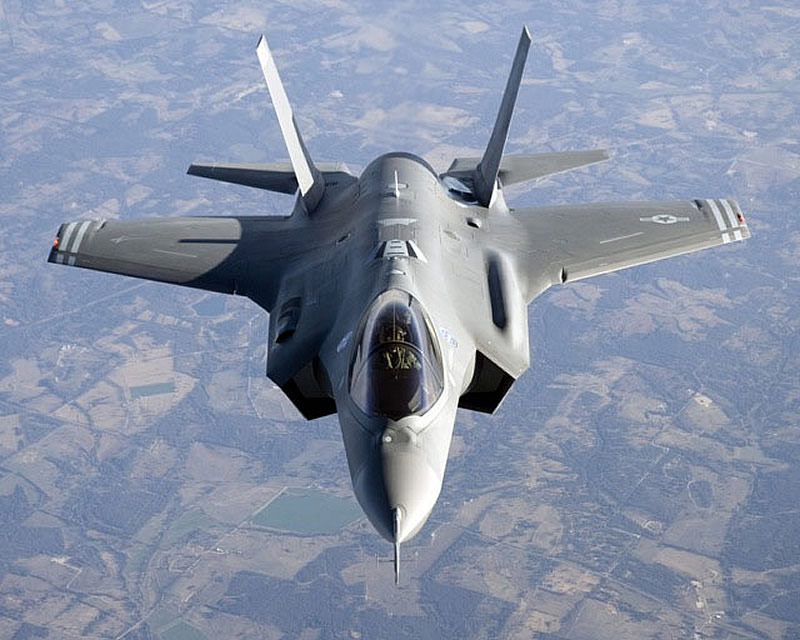
#> input picture unsupervised_learning/pca/f35.jpg, 800 x 640 px
$ jupyter execute SVD_to_image.ipynb   (shell and % lines are left out)
#> lines starting #> are read from the running program, lines starting #| are printed output that depends on the picture
# Singular Value Decomposition (SVD) for Image Compression

Most of this [code](http://www.frankcleary.com/svdimage/) has been repackaged as a function.

[cell 1]
import matplotlib.pyplot as plt
import numpy as np
from PIL import Image

[cell 2]
# Read image and convert to grayscale
img = Image.open('f35.jpg')
#> img is the input picture: PIL image 800x640 RGB; mean R, G, B 135.3, 145.7, 166.8
imggray = img.convert('LA')
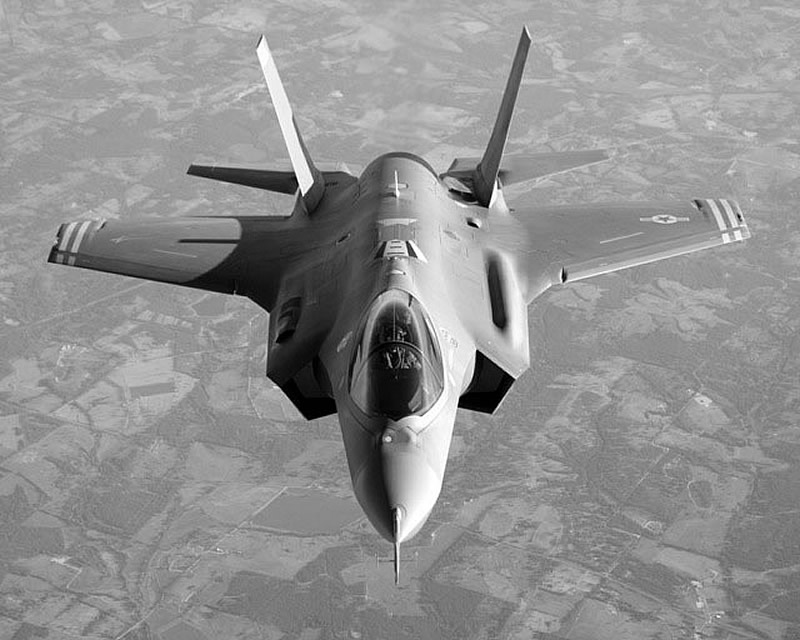
#> imggray: PIL image 800x640 LA; mean R, G, B, A 145, 145, 145, 255

fig = plt.figure(figsize=(18, 12)) ## Figure object
ax1 = fig.add_subplot(1, 2, 1)
ax2 = fig.add_subplot(1, 2, 2)
ax1.imshow(img)
ax2.imshow(imggray);
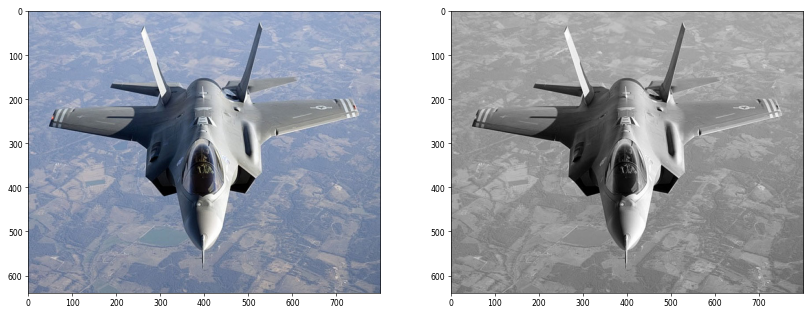
#> figure drawn by matplotlib, 2 panels

Let's have a look at the shape of the image. It's 640x800 and either 3 (RGB) or 2 (Greyscale/LA)

[cell 3]
print("Colorize: ",np.array(img).shape)
#| Colorize:  (640, 800, 3)
print("Greyscale: ",np.array(imggray).shape)
#| Greyscale:  (640, 800, 2)

[cell 4]
def image_to_svd_components(path, num_comps=5):
    '''
    Takes a jpeg image and outputs an image with the number of specified components.

    Parameters
    ----------
    path: string
        path where jpeg image is located

    num_comps: int, optional, default: 5
        number of svd components to include

    Returns
    ----------
    image
    '''
#> called with path = 'f35.jpg', num_comps = 10

    # get image and convert to grayscale
    img = Image.open(path)
    imggray = img.convert('LA')

    # convert to numpy array
    imgmat = np.array(list(img.getdata(band=0)), float)
    imgmat.shape = (img.size[1], img.size[0])
    imgmat = np.matrix(imgmat)

    U, sigma, V = np.linalg.svd(imgmat)
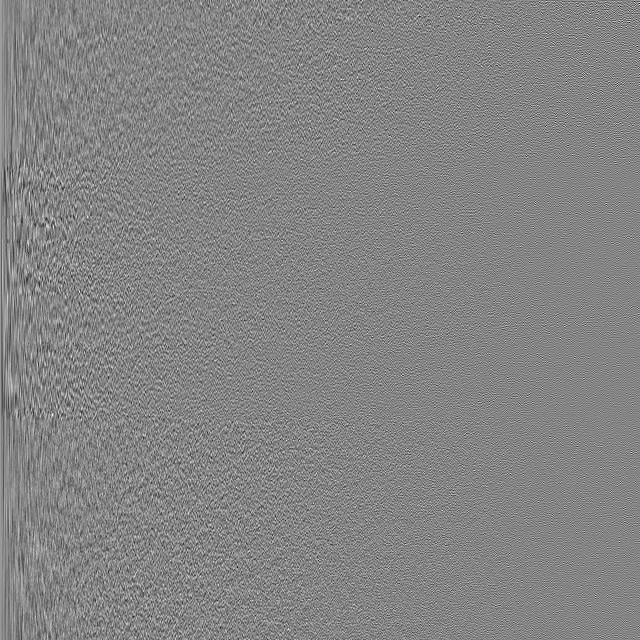
#> U: shape (640, 640) float64; min -0.242, max 0.223, mean 5.7e-05; drawn with min black and max white
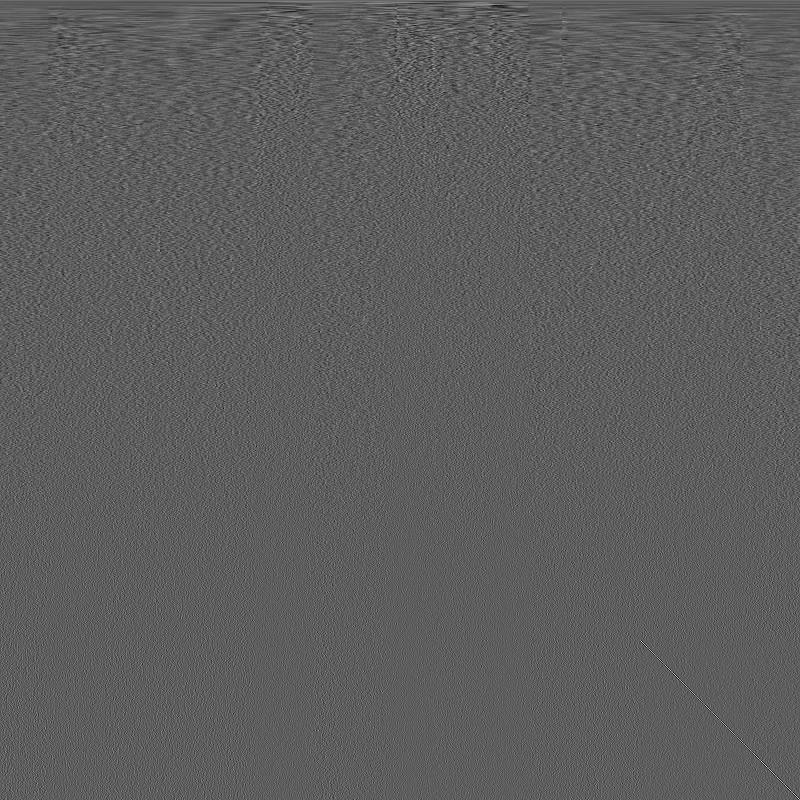
#> V: shape (800, 800) float64; min -0.234, max 0.401, mean 5.01e-05; drawn with min black and max white
#> sigma = 640 values, max 97988.6 at index 0, min 2.49 at index 639, mean 476.3

    reconst_img = np.matrix(U[:, :num_comps]) * np.diag(sigma[:num_comps]) * np.matrix(V[:num_comps, :])
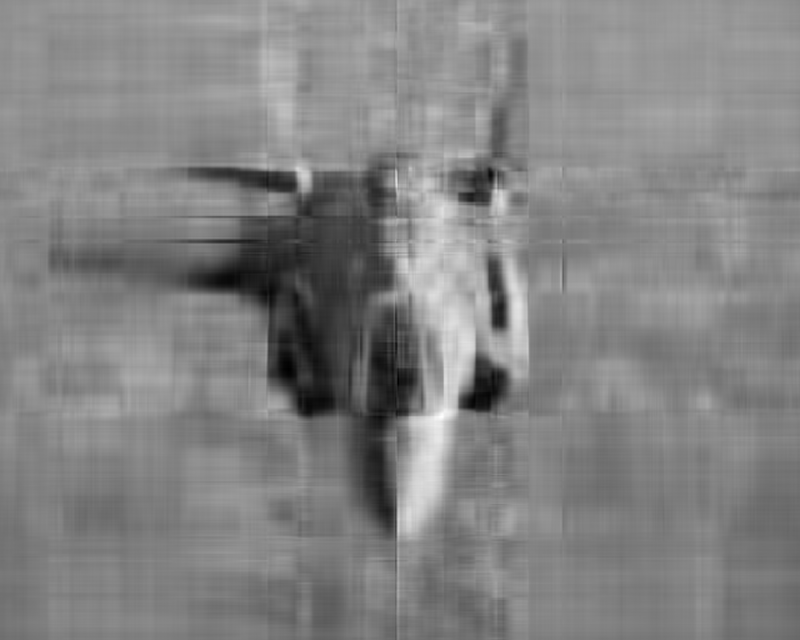
#> reconst_img: shape (640, 800) float64; min -26.72, max 288.4, mean 135.3; drawn with min black and max white
    print("Image Shape: ", np.array(reconst_img).shape)
#| Image Shape:  (640, 800)

    return plt.imshow(reconst_img, cmap='gray')

[cell 5]
# 10 Components
plt.figure(figsize=(18, 12))
image_to_svd_components('f35.jpg', 10);

[cell 6]
# All 640 Components
plt.figure(figsize=(18, 12))
image_to_svd_components('f35.jpg', 640);
#| Image Shape:  (640, 800)

Let's pull the math out of the function and see why this works out.

[cell 7]
num_comps = 10
#> num_comps = 10
imgmat = np.array(list(img.getdata(band=0)), float)
imgmat.shape = (img.size[1], img.size[0])
imgmat = np.matrix(imgmat)

U, sigma, V = np.linalg.svd(imgmat)
reconst_img = np.matrix(U[:, :num_comps]) * np.diag(sigma[:num_comps]) * np.matrix(V[:num_comps, :])

[cell 8]
print("--- Matrix Shapes ---")
print("U: ", U.shape)
#| U:  (640, 640)
print("sigma: ", np.diag(sigma).shape)
#| sigma:  (640, 640)
print("V: ", V.shape)
#| V:  (800, 800)

[cell 9]
u_prime, sigma_prime, v_prime = np.matrix(U[:, :num_comps]), np.diag(sigma[:num_comps]), np.matrix(V[:num_comps, :])

[cell 10]
print("--- Recon. Matrix Shapes ---")
print("U: ", u_prime.shape)
#| U:  (640, 10)
print("sigma: ", sigma_prime.shape)
#| sigma:  (10, 10)
print("V: ", v_prime.shape)
#| V:  (10, 800)

When we extract the component matrices, they align in such a way that the multiplication works out - we get back the original image size, but now we've only accounted for 10 principle components. We've lost some information (we can't get back the EXACT matrix), but we've maintained the structure of the image and **some** of the information.

[cell 11]
print('--- Number of Values to Store ---')
print("Full image: ",640*800)
print("Reduced Image: ", 640*10+10+10*800)

If we throw in 200 components, we can see that the image quality if very similar to the original - but we still can store less data overall. If each pixel were stored as a float (16 bits = 2 bytes), the difference would be from 1.024 MB to 576.4 kB.

[cell 12]
# Try 200 Components
num_comp = 200
plt.figure(figsize=(18, 12))
image_to_svd_components('f35.jpg', num_comp);
#| Image Shape:  (640, 800)
print('--- Number of Values to Store ---')
print("Full image: ", "%s bytes"% (640*800*2))
print("Reduced Image: ", "%s bytes"% ((640*num_comp+num_comp+num_comp*800)*2))

[cell 13]
import matplotlib.pyplot as plt
import seaborn as sns
X = range(600)
Y = []
prevy = 0
dims_to_use = 10
for x in X:
    y = x + 640*x + 800*x - 640*800
    Y.append(y)
    if prevy < 0 and y >= 0:
        print("Up to %s dimensions, you are compressing!"% (x-1))
        dims_to_use = x-1
    prevy = y
#> this loop made 600 passes
#> (y, dims_to_use) on pass 357: (996, 355)
#> (y, prevy) on passes 1 to 6: (-512000, -512000), (-510559, -510559), (-509118, -509118), (-507677, -507677), (-506236, -506236), (-504795, -504795)
#| Up to 355 dimensions, you are compressing!
#> after the loop, Y = 600 values from -512000 to 351159
plt.figure(dpi=150)
plt.plot([0,600],[0,0],'r--',lw=0.5)
plt.plot(X,Y)
plt.title("Compression Level: Cross over at {} dimensions".format(dims_to_use))
plt.xlabel("Number of Dimensions")
plt.ylabel("Change in File Size Compared To Original")
plt.figure(figsize=(18, 12))
plt.grid(False)
image_to_svd_components('f35.jpg', dims_to_use);
#| Image Shape:  (640, 800)
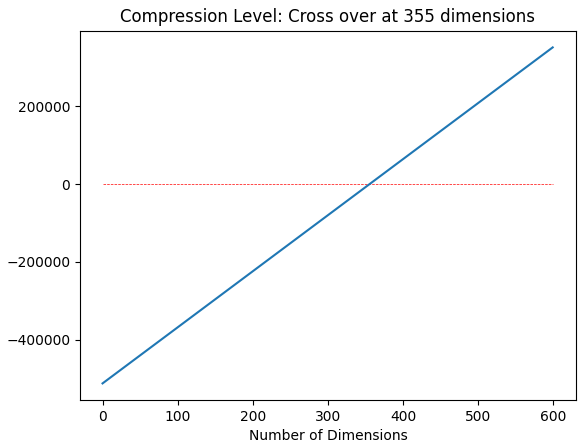
#> figure drawn by matplotlib, 1 panel; curve peaks at x = 599, y = 351159
